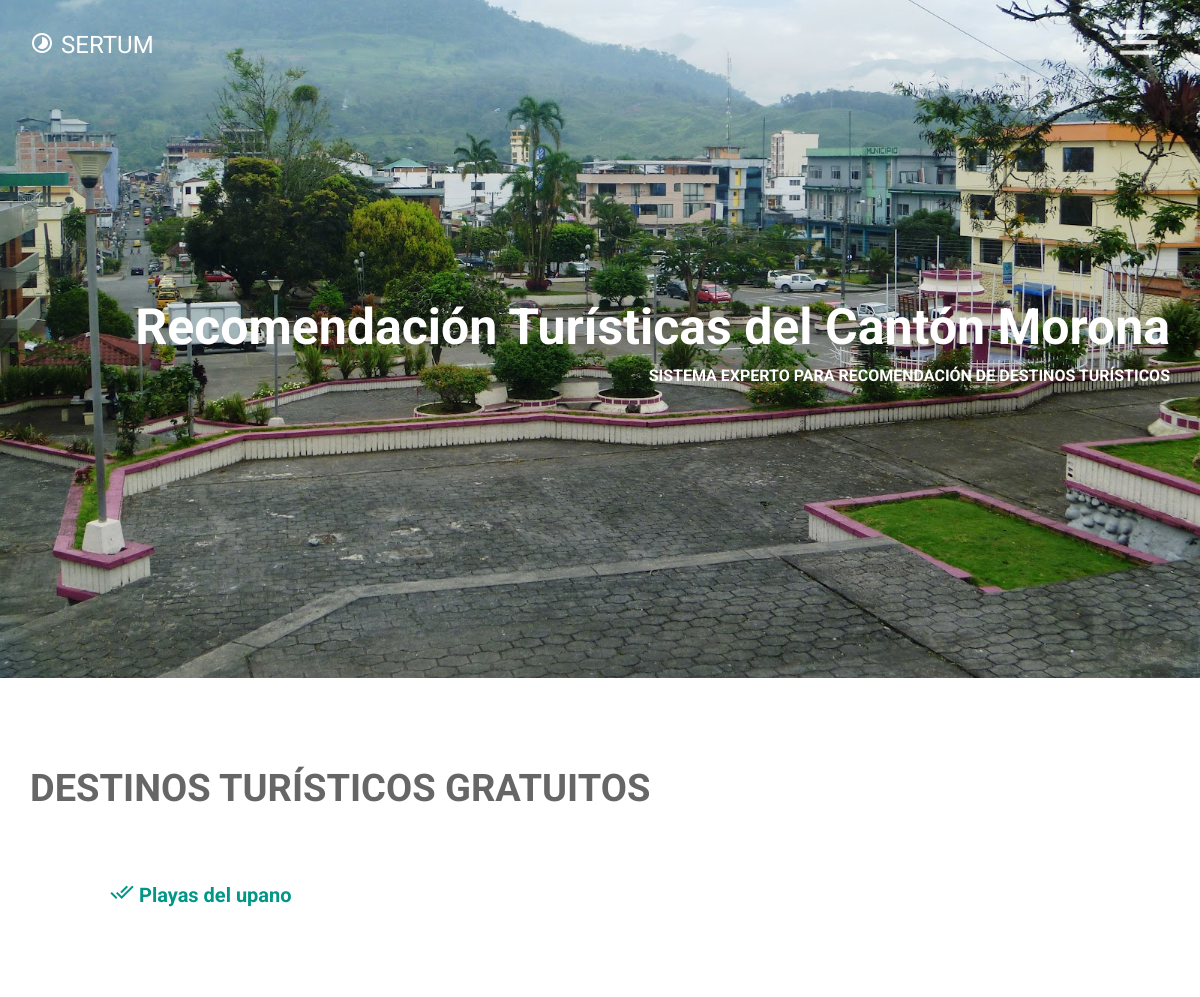
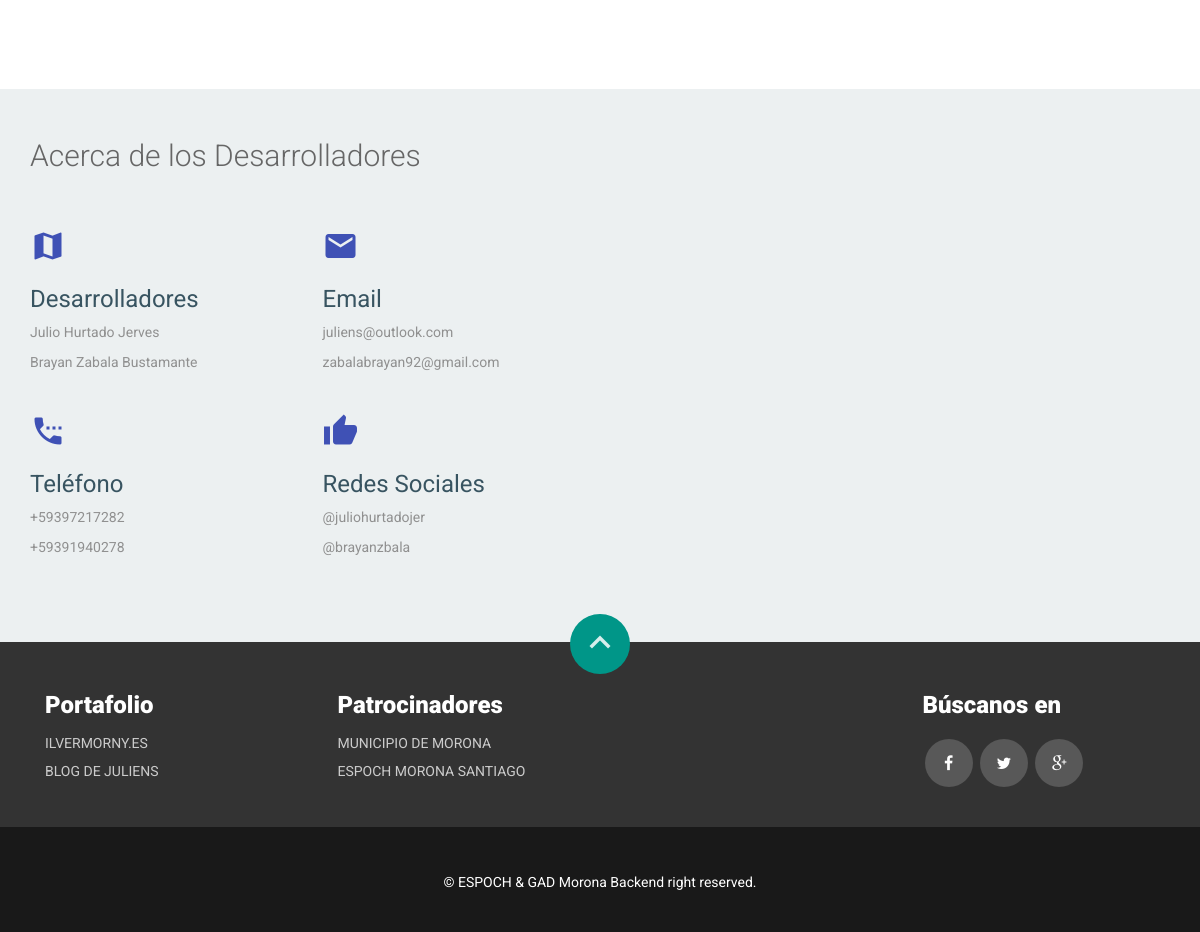
Before: /gratuitos/ with the older database file (2 pictures, top to bottom).
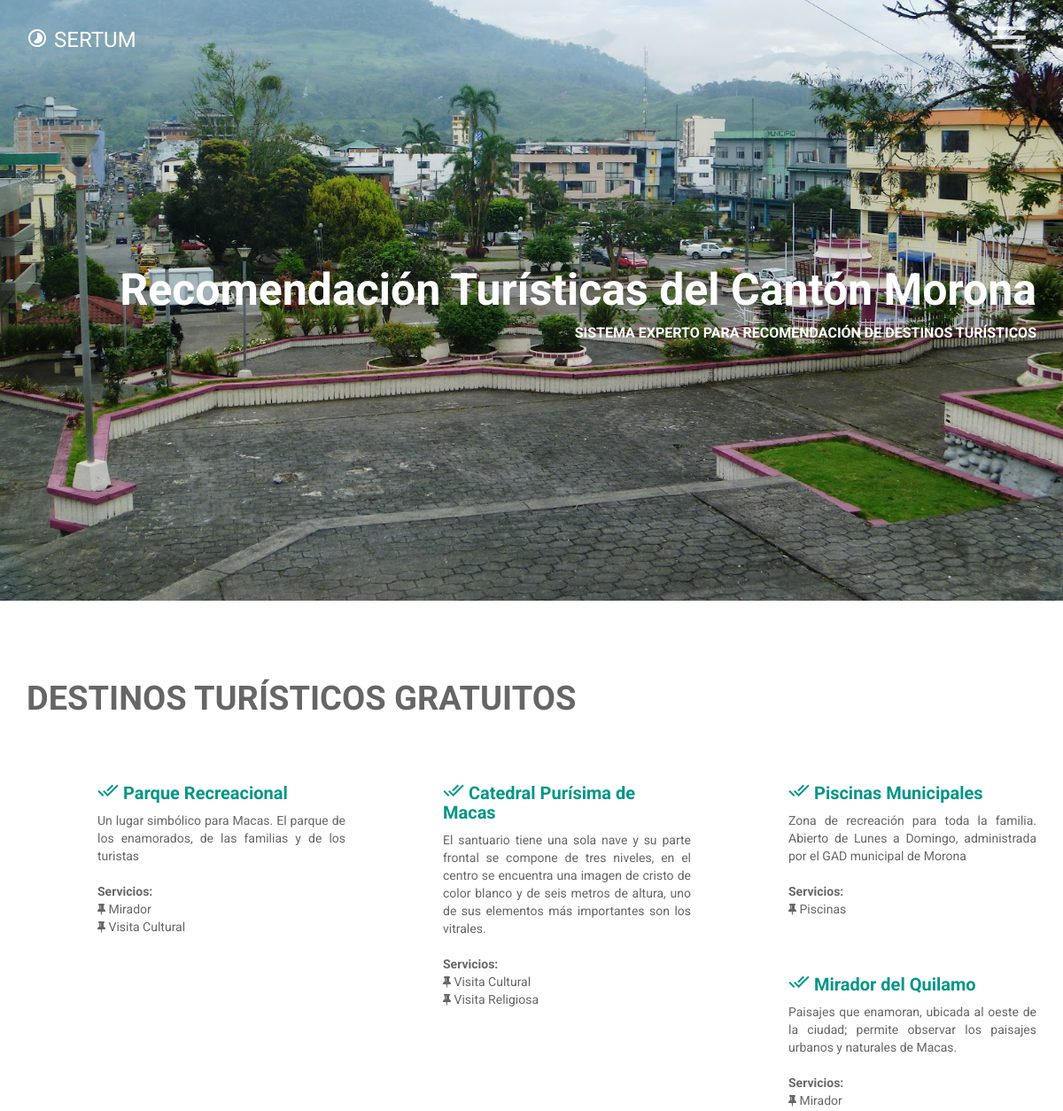
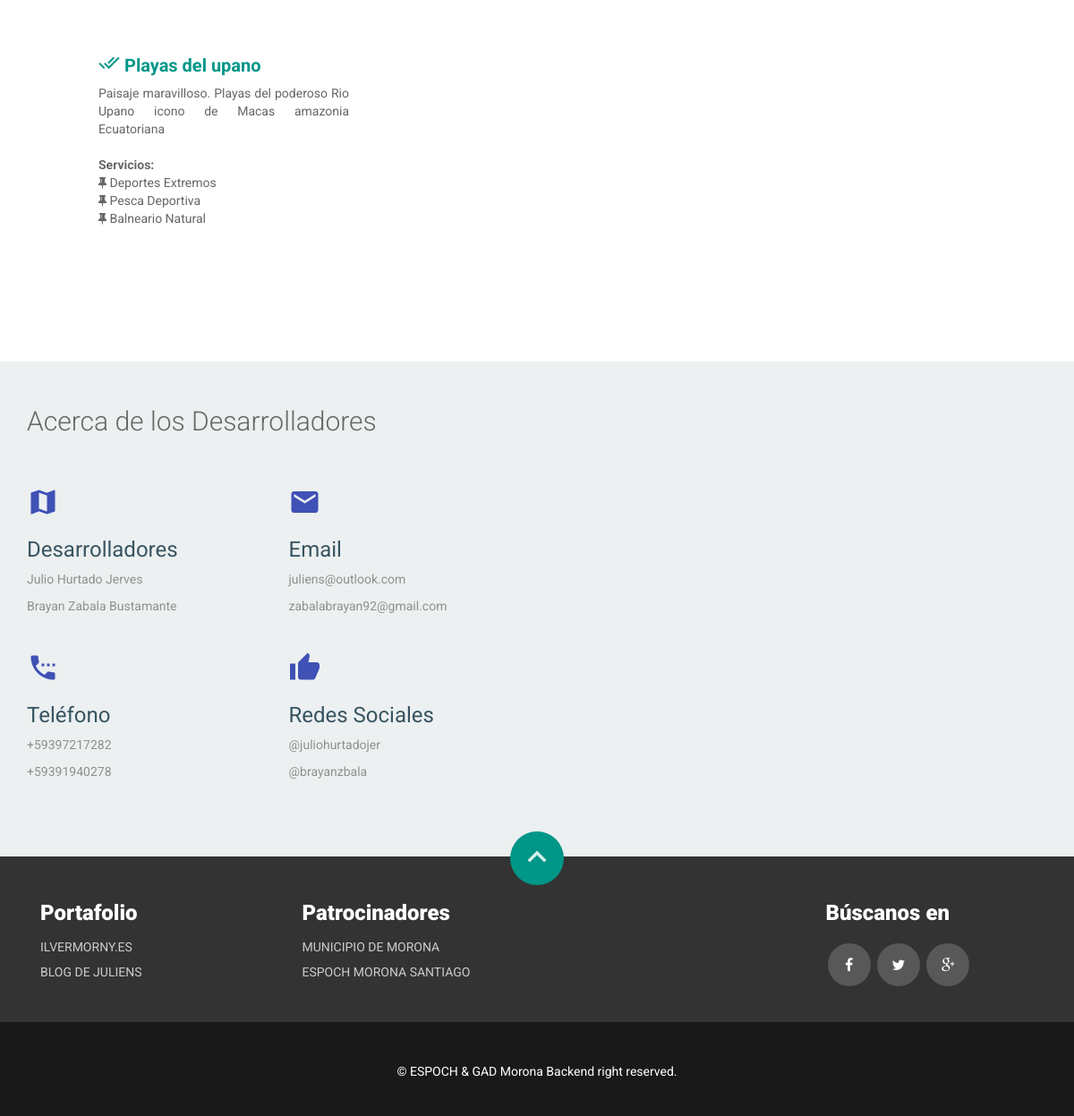
After: the same page with the newer database file (2 pictures, top to bottom).
### centro/models.py (models this page shows, shortened)
class Center(models.Model):
    name = models.TextField(blank=False)
    addres = map_fields.AddressField(max_length=200)
    aditional_information = models.TextField(blank=True, verbose_name='Place Description')
    geolocation = map_fields.GeoLocationField(max_length=100)
    slug = AutoSlugField(unique=True, populate_from='name', always_update=True)
    user = models.OneToOneField(User, unique=True, null=True)
    free = models.BooleanField(default=False)
    service = models.ManyToManyField(Service, through='ServiceCenter')

### servicio/models.py (models this page shows, shortened)
class Service(models.Model):
    name = models.CharField(max_length=256, unique=True)
    slug = AutoSlugField(unique=True, populate_from='name', always_update=True, null=True, default=name)

### centro/views.py (the view)
# urls.py: url(r'^gratuitos/$', CenterListView.as_view(queryset=Center.objects.filter(free=True), template_name = 'center_free_list.html'), name='home_free'),
class CenterListView(ListView):
    model = Center
    template_name = 'center_list.html'
    context_object_name = 'centers'
    def get_context_data(self, **kwargs):
        context = super(CenterListView, self).get_context_data(**kwargs)
        context['request'] = self.request
        if self.request.user.is_authenticated():
            user = Usuario.objects.filter(user = self.request.user)
            center = Center.objects.filter(user=user)
            if center.exists():
                context['verification'] = False
                context['center_view'] = Center.objects.get(user=user)
            else:
                context['verification'] = True
        else:
            context['verification'] = True
        return context

### centro/templatetags/app_filters.py (called while the page is built)
@register.filter(name='services')
def services(value):
    services = Service.objects.filter(center=value).distinct()
    return services

### centro/templates/center_free_list.html (shortened to what this page needs)
{% extends 'base.html' %}
{% load app_filters %}
{% block content_title %}
    Destinos Turísticos Gratuitos
{% endblock %}
{% block content %}
    {% for center in centers %}
        <div class="col-md-4 col-sm-6 wow fadeInDown" data-wow-duration="1000ms" data-wow-delay="300ms">
            <div class="features">
                <div class="features-text">
                    <h4><a href="{% url 'Center:center_detail' center.slug %}"><i class="mdi-action-done-all"></i> {{ center.name }}</a> </h4>
                    <p style="text-align : justify;">
                        {{ center.aditional_information|linebreaksbr }}
                    </p>
                    <br>
                    <p>
                        {% if center.id|services %}
                            <b>Servicios: </b><br>
                            {% for service in center.id|services %}
                               <i class="fa fa-thumb-tack" aria-hidden="true"></i> {{ service.name }} <br>
                            {% endfor %}
                        {% endif %}
                    </p>
                </div>
            </div>
        </div>
    {% endfor %}
{% endblock %}

Changed rows visible on the page:
now on this page (row edited): Center: name "Parque Recreacional", aditional_information "Un lugar simbólico para Macas. El parque de los enamorados, de las familias y de los turistas"
added Service: name "Mirador"
added Service: name "Visita Cultural"
now on this page (row edited): Center: name "Catedral Purísima de Macas", aditional_information "El santuario tiene una sola nave y su parte frontal se compone de tres niveles, en el centro se encuentra una imagen de cristo de color blanco y de seis metros de altura, uno de sus elementos más importantes son los vitrales."
added Service: name "Visita Religiosa", shown under "Catedral Purísima de Macas"
now on this page (row edited): Center: name "Piscinas Municipales", aditional_information "Zona de recreación para toda la familia. Abierto de Lunes a Domingo, administrada por el GAD municipal de Morona"
now on this page (row unchanged): Service: name "Piscinas", shown under "Piscinas Municipales"
now on this page (row edited): Center: name "Mirador del Quilamo", aditional_information "Paisajes que enamoran, ubicada al oeste de la ciudad; permite observar los paisajes urbanos y naturales de Macas."
changed Center "Playas del upano": aditional_information (not shown) → "Paisaje maravilloso. Playas del poderoso Rio Upano icono de Macas amazonia Ecuatoriana"
added Service: name "Deportes Extremos", shown under Center "Playas del upano"
added Service: name "Pesca Deportiva", shown under Center "Playas del upano"
added Service: name "Balneario Natural", shown under Center "Playas del upano"
